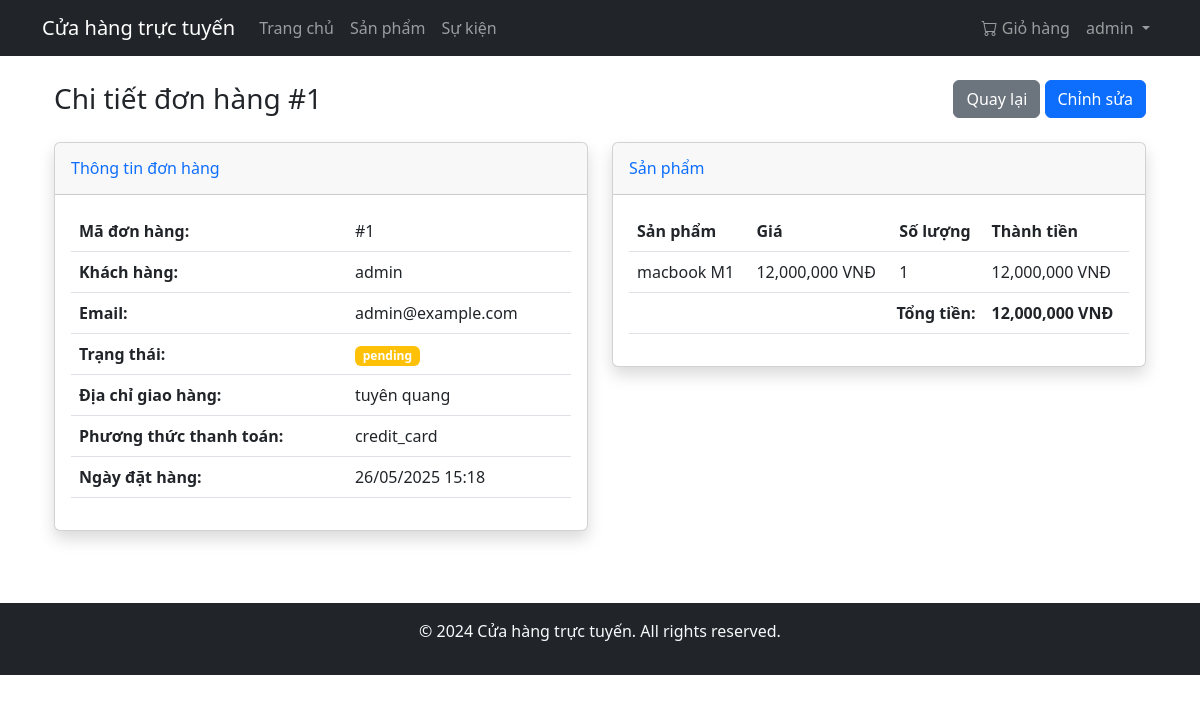
The page /order/admin/order/1 (signed in) on the database its author committed.
### app/models/user.py (models this page shows, shortened)
class User(UserMixin, db.Model):
    __tablename__ = 'users'
    id = db.Column(db.Integer, primary_key=True)
    username = db.Column(db.String(80), unique=True, nullable=False)
    email = db.Column(db.String(120), unique=True, nullable=False)
    password_hash = db.Column(db.String(128))
    is_admin = db.Column(db.Boolean, default=False)
    created_at = db.Column(db.DateTime, default=datetime.utcnow)
    orders = db.relationship('Order', back_populates='user', lazy=True)
    reviews = db.relationship('Review', back_populates='author', lazy='dynamic')
    cart = db.relationship('Cart', back_populates='user', uselist=False, cascade='all, delete-orphan')
    @property
    def cart_items(self):
        if self.cart:
            return self.cart.items
        return []

### app/models/order.py (models this page shows, shortened)
class Order(db.Model):
    __tablename__ = 'orders'
    id = db.Column(db.Integer, primary_key=True)
    user_id = db.Column(db.Integer, db.ForeignKey('users.id'), nullable=False)
    order_date = db.Column(db.DateTime, nullable=False, default=datetime.utcnow)
    total_amount = db.Column(db.Float, nullable=False)
    status = db.Column(db.String(20), nullable=False, default='pending')  # pending, processing, shipped, delivered, cancelled
    payment_method = db.Column(db.String(50), nullable=False)
    shipping_address = db.Column(db.Text, nullable=False)
    created_at = db.Column(db.DateTime, default=datetime.utcnow)
    updated_at = db.Column(db.DateTime, default=datetime.utcnow, onupdate=datetime.utcnow)
    user = db.relationship('User', back_populates='orders')
    items = db.relationship('OrderItem', back_populates='order', cascade='all, delete-orphan')

class OrderItem(db.Model):
    __tablename__ = 'order_items'
    id = db.Column(db.Integer, primary_key=True)
    order_id = db.Column(db.Integer, db.ForeignKey('orders.id'), nullable=False)
    product_id = db.Column(db.Integer, db.ForeignKey('products.id'), nullable=False)
    quantity = db.Column(db.Integer, nullable=False)
    price = db.Column(db.Float, nullable=False)  # Giá tại thời điểm đặt hàng
    created_at = db.Column(db.DateTime, default=datetime.utcnow)
    order = db.relationship('Order', back_populates='items')
    product = db.relationship('Product')

### app/models/product.py (models this page shows, shortened)
class Product(db.Model):
    __tablename__ = 'products'
    id = db.Column(db.Integer, primary_key=True)
    name = db.Column(db.String(100), nullable=False)
    description = db.Column(db.Text)
    price = db.Column(db.Float, nullable=False)
    stock = db.Column(db.Integer, nullable=False, default=0)
    image = db.Column(db.String(200))
    category_id = db.Column(db.Integer, db.ForeignKey('categories.id'), nullable=True)
    created_at = db.Column(db.DateTime, default=datetime.utcnow)
    category = db.relationship('Category', back_populates='products')
    cart_items = db.relationship('CartItem', back_populates='product', cascade='all, delete-orphan')
    order_items = db.relationship('OrderItem', back_populates='product', cascade='all, delete-orphan')
    reviews = db.relationship('Review', back_populates='product', cascade='all, delete-orphan')
    ratings = db.relationship('Rating', back_populates='product', cascade='all, delete-orphan')

### app/controllers/order_controller.py (the view)
@order_bp.route('/admin/order/<int:order_id>')
@login_required
def admin_view_order(order_id):
    if not current_user.is_admin:
        flash('Bạn không có quyền truy cập trang này', 'danger')
        return redirect(url_for('home.index'))
    order = Order.query.get_or_404(order_id)
    return render_template('admin/order_detail.html', order=order)

### app/models/user.py (called while the page is built)
@login_manager.user_loader
def load_user(id):
    return User.query.get(int(id))

### app/templates/admin/order_detail.html (shortened to what this page needs)
{% extends "base.html" %}
{% block content %}
<div class="container-fluid">
    <div class="d-flex justify-content-between align-items-center mb-4">
        <h1 class="h3 mb-0 text-gray-800">Chi tiết đơn hàng #{{ order.id }}</h1>
        <div>
            <a href="{{ url_for('order.admin_orders') }}" class="btn btn-secondary">
                 Quay lại
            </a>
            <a href="{{ url_for('order.admin_edit_order', order_id=order.id) }}" class="btn btn-primary">
                 Chỉnh sửa
            </a>
        </div>
    </div>
    <div class="row">
        <div class="col-md-6">
            <div class="card shadow mb-4">
                <div class="card-header py-3">
                    <h6 class="m-0 font-weight-bold text-primary">Thông tin đơn hàng</h6>
                </div>
                <div class="card-body">
                    <table class="table">
                        <tr>
                            <th>Mã đơn hàng:</th>
                            <td>#{{ order.id }}</td>
                        </tr>
                        <tr>
                            <th>Khách hàng:</th>
                            <td>{{ order.user.username }}</td>
                        </tr>
                        <tr>
                            <th>Email:</th>
                            <td>{{ order.user.email }}</td>
                        </tr>
                        <tr>
                            <th>Trạng thái:</th>
                            <td>
                                <span class="badge {% if order.status == 'pending' %}bg-warning
                                                  {% elif order.status == 'processing' %}bg-info
                                                  {% elif order.status == 'completed' %}bg-success
                                                  {% else %}bg-danger{% endif %}">
                                    {{ order.status }}
                                </span>
                            </td>
                        </tr>
                        <tr>
                            <th>Địa chỉ giao hàng:</th>
                            <td>{{ order.shipping_address }}</td>
                        </tr>
                        <tr>
                            <th>Phương thức thanh toán:</th>
                            <td>{{ order.payment_method }}</td>
                        </tr>
                        <tr>
                            <th>Ngày đặt hàng:</th>
                            <td>{{ order.created_at.strftime('%d/%m/%Y %H:%M') }}</td>
                        </tr>
                    </table>
                </div>
            </div>
        </div>
        <div class="col-md-6">
            <div class="card shadow mb-4">
                <div class="card-header py-3">
                    <h6 class="m-0 font-weight-bold text-primary">Sản phẩm</h6>
                </div>
                <div class="card-body">
                    <div class="table-responsive">
                        <table class="table">
                            <thead>
                                <tr>
                                    <th>Sản phẩm</th>
                                    <th>Giá</th>
                                    <th>Số lượng</th>
                                    <th>Thành tiền</th>
                                </tr>
                            </thead>
                            <tbody>
                                {% for item in order.items %}
                                <tr>
                                    <td>{{ item.product.name }}</td>
                                    <td>{{ "{:,.0f}".format(item.price) }} VNĐ</td>
                                    <td>{{ item.quantity }}</td>
                                    <td>{{ "{:,.0f}".format(item.price * item.quantity) }} VNĐ</td>
                                </tr>
                                {% endfor %}
                            </tbody>
                            <tfoot>
                                <tr>
                                    <th colspan="3" class="text-end">Tổng tiền:</th>
                                    <th>{{ "{:,.0f}".format(order.total_amount) }} VNĐ</th>
                                </tr>
                            </tfoot>
                        </table>
                    </div>
                </div>
            </div>
        </div>
    </div>
</div>
{% endblock %}

### app/templates/base.html (shortened to what this page needs)
<!DOCTYPE html>
<html lang="vi">
<head>
    <link href="https://cdn.jsdelivr.net/npm/bootstrap@5.3.0/dist/css/bootstrap.min.css" rel="stylesheet">
    <link rel="stylesheet" href="https://cdn.jsdelivr.net/npm/bootstrap-icons@1.7.2/font/bootstrap-icons.css">
    <link rel="stylesheet" href="{{ url_for('static', filename='css/style.css') }}">
</head>
<body>
    <nav class="navbar navbar-expand-lg navbar-dark bg-dark">
        <div class="container">
            <a class="navbar-brand" href="{{ url_for('home.index') }}">Cửa hàng trực tuyến</a>
            <div class="collapse navbar-collapse" id="navbarNav">
                <ul class="navbar-nav me-auto">
                    <li class="nav-item">
                        <a class="nav-link" href="{{ url_for('home.index') }}">Trang chủ</a>
                    </li>
                    <li class="nav-item">
                        <a class="nav-link" href="{{ url_for('product.list_products') }}">Sản phẩm</a>
                    </li>
                    <li class="nav-item">
                        <a class="nav-link" href="{{ url_for('event.list_events') }}">Sự kiện</a>
                    </li>
                </ul>
                <ul class="navbar-nav">
                    {% if current_user.is_authenticated %}
                        <li class="nav-item">
                            <a class="nav-link" href="{{ url_for('cart.view_cart') }}">
                                <i class="bi bi-cart"></i> Giỏ hàng
                            </a>
                        </li>
                        <li class="nav-item dropdown">
                            <a class="nav-link dropdown-toggle" href="#" id="navbarDropdown" role="button" data-bs-toggle="dropdown">
                                {{ current_user.username }}
                            </a>
                        </li>
                    {% endif %}
                </ul>
            </div>
        </div>
    </nav>
    <div class="container mt-4">
        {% block content %}{% endblock %}
    </div>
    <footer class="bg-dark text-light mt-5 py-3">
        <div class="container text-center">
            <p>&copy; 2024 Cửa hàng trực tuyến. All rights reserved.</p>
        </div>
    </footer>
</body>
</html>

### app/static/css/style.css (style rules this page uses)
body { display: flex; flex-direction: column; min-height: 100vh; }
footer { margin-top: auto; }

### rows shown on the page
User: username "admin", user.username "admin", user.email "admin@example.com"
Order: id "1", status "pending", shipping_address "tuyên quang", payment_method "credit_card", created_at "26/05/2025 15:18", total_amount "12,000,000"
OrderItem: product.name "macbook M1", price "12,000,000", quantity "1", item.price*item.quantity "12,000,000"
